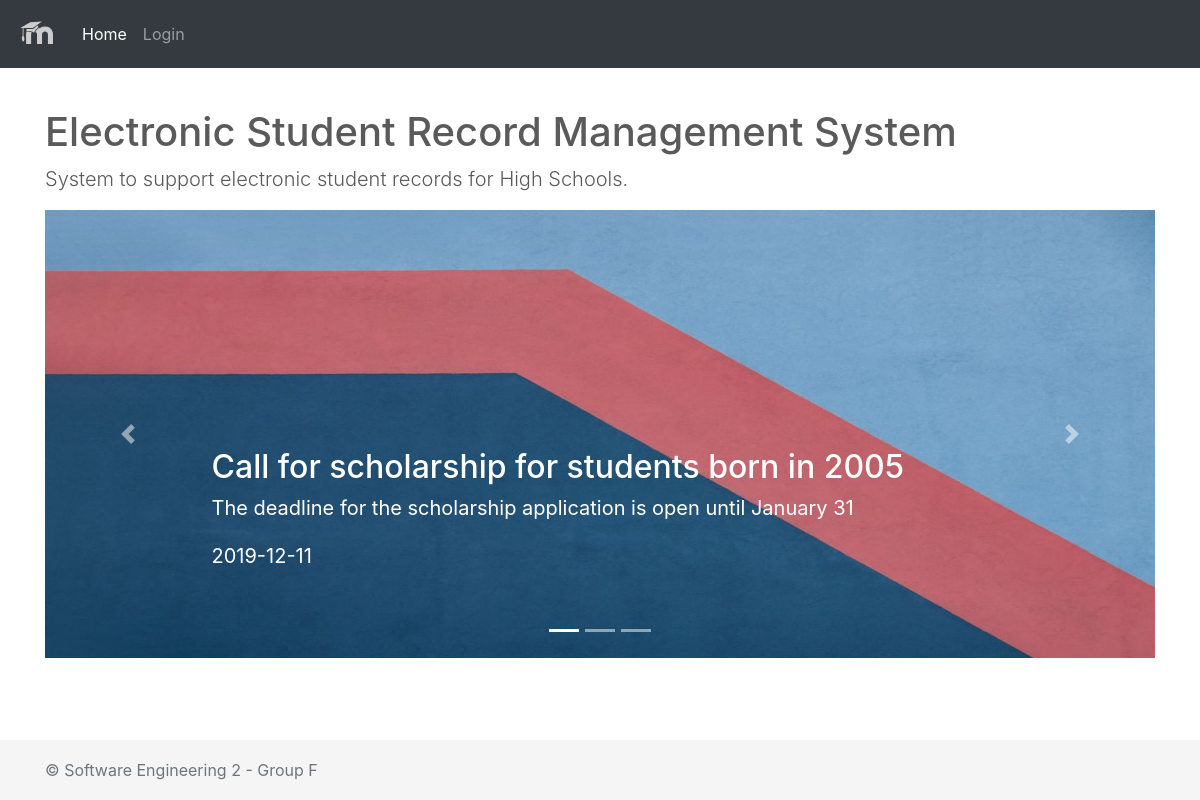
The page / on the database its author committed.
### tables this page shows
CREATE TABLE IF NOT EXISTS `COMMUNICATION` (
  `id` int(11) NOT NULL AUTO_INCREMENT,
  `Title` text NOT NULL,
  `Description` text NOT NULL,
  `Date` date NOT NULL,
  PRIMARY KEY (`id`)
);

### public/utility.php (called while the page is built, shortened)
<?php
function connect_to_db($ini_path_test='') {
    $ini_path = '../config/database/database.ini';
    $db = parse_ini_file($ini_path);
    $user = $db['user'];
    $pass = $db['pass'];
    $name = $db['name'];
    $host = $db['host'];
    $conn = mysqli_connect($host, $user, $pass, $name);
    if($conn){
        $conn->set_charset("utf8");
    }
    return $conn;
}
function get_communications($ini_path='') {
    $query = "SELECT id, Title, Description, Date FROM COMMUNICATION ORDER BY Date DESC LIMIT 3";
    $db_con = connect_to_db($ini_path);
    $prep = mysqli_prepare($db_con, $query);
    if(!mysqli_stmt_execute($prep)) {
        return GET_COMMUNICATIONS_FAILED;
    }
    $res = mysqli_stmt_get_result($prep);
    $communications = array();
    while($row = mysqli_fetch_array($res, MYSQLI_ASSOC)) {
        $fields = array("id" => $row['id'], TITLE => $row[TITLE], DESCRIPTION => $row[DESCRIPTION], "Date" => $row['Date']);
        $communications[] = $fields;
    }
    return $communications;
}
?>

### public/index.php (the view, shortened to what this page needs)
<?php
  require_once('utility.php');
?>
<!DOCTYPE html>
<html lang="en">
<head>
  <?php include("includes/head.php"); ?>
  <link rel="stylesheet" type="text/css" href="css/carousel.css">
</head>
<body>
  <?php include("includes/header.php"); ?>
  <main role="main" class="container">
    <h1 class="mt-0">Electronic Student Record Management System</h1>
    <p class="lead">System to support electronic student records for High Schools.</p>
    <?php
      $communications = get_communications();
      if($communications == DB_ERROR || $communications == GET_COMMUNICATIONS_FAILED || empty($communications)) {
        ?>
        <div id="myCarousel" class="carousel slide carousel-fade" data-ride="carousel">
          <ol class="carousel-indicators">
            <li data-target="#myCarousel" data-slide-to="0" class="active"></li>
          </ol>
          <div class="carousel-inner">
            <div class="carousel-item active">
              <img class="first-slide" src="images/slider/slider1.jpg" alt="First slide">
              <div class="container">
                <div class="carousel-caption text-left">
                  <h2 class="h2-responsive">Welcome to ESRMS System</h2>
                  <p>System to support electronic student records for High Schools</p>
                </div>
              </div>
            </div>
          </div>
        </div>
      <?php
      } else {
         ?>
        <div id="myCarousel" class="carousel slide carousel-fade" data-ride="carousel">
        <ol class="carousel-indicators">
          <li data-target="#myCarousel" data-slide-to="0" class="active"></li>
          <li data-target="#myCarousel" data-slide-to="1"></li>
          <li data-target="#myCarousel" data-slide-to="2"></li>
        </ol>
        <div class="carousel-inner">
          <div class="carousel-item active">
            <img class="first-slide" src="images/slider/slider1.jpg" alt="First slide">
            <div class="container">
              <div class="carousel-caption text-left">
                <h2 class="h2-responsive"><?php echo $communications[0][TITLE]; ?></h2>
                <p><?php echo $communications[0][DESCRIPTION]; ?></p>
                <p><?php echo $communications[0]['Date']; ?></p>
              </div>
            </div>
          </div>
        </div>
        <a class="carousel-control-prev" href="#myCarousel" role="button" data-slide="prev">
          <span class="carousel-control-prev-icon" aria-hidden="true"></span>
        </a>
        <a class="carousel-control-next" href="#myCarousel" role="button" data-slide="next">
          <span class="carousel-control-next-icon" aria-hidden="true"></span>
        </a>
      </div>
      <?php
      }
    ?>
  </main>
  <?php include("includes/footer.php"); ?>
</body>
</html>

### public/css/sticky-footer-navbar.css (style rules this page uses)
html { position: relative; min-height: 100%; }
body > .container { padding: 60px 15px 0; }

### public/css/carousel.css (style rules this page uses)
body { padding-top: 3rem; padding-bottom: 3rem; color: #5a5a5a; }
.carousel { margin-bottom: 4rem; }
.carousel-caption { bottom: 3rem; z-index: 10; }
.carousel-item { height: 28rem; background-color: #777; }
.carousel-item > img { position: absolute; top: 0; left: 0; min-width: 100%; height: 32rem; }
@media (min-width: 40em) { .carousel-caption p { margin-bottom: 1.25rem; font-size: 1.25rem; line-height: 1.4; } }

### rows shown on the page
communication: Title "Call for scholarship for students born in 2005", Description "The deadline for the scholarship application is open until January 31", Date "2019-12-11"
